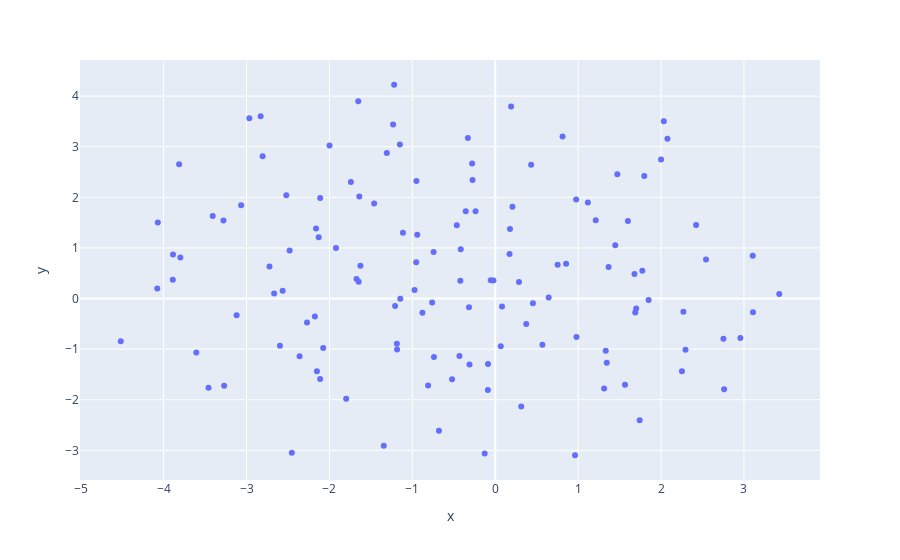

Here is the notebook cell this chart was saved with:
### Code cell
import plotly.express as px
import datapane as dp

fig = px.scatter(
    projection, x='x', y='y'
)
fig.show()

report = dp.Report(dp.Plot(fig) )

### Figure 1 — Plotly figure (JSON) as saved in the notebook; plotly's stock layout.template omitted (floating-point values rounded to 4 significant figures; data arrays with more than 128 entries replaced by an {"elided": "..."} marker saying what was removed)
{"data": [{"hovertemplate": "x=%{x}<br>y=%{y}<extra></extra>", "legendgroup": "", "marker": {"color": "#636efa", "symbol": "circle"}, "mode": "markers", "name": "", "orientation": "v", "showlegend": false, "type": "scatter", "x": {"elided": "130 float values"}, "xaxis": "x", "y": {"elided": "130 float values"}, "yaxis": "y"}], "layout": {"legend": {"tracegroupgap": 0}, "margin": {"t": 60}, "xaxis": {"anchor": "y", "domain": [0, 1], "title": {"text": "x"}}, "yaxis": {"anchor": "x", "domain": [0, 1], "title": {"text": "y"}}}}
